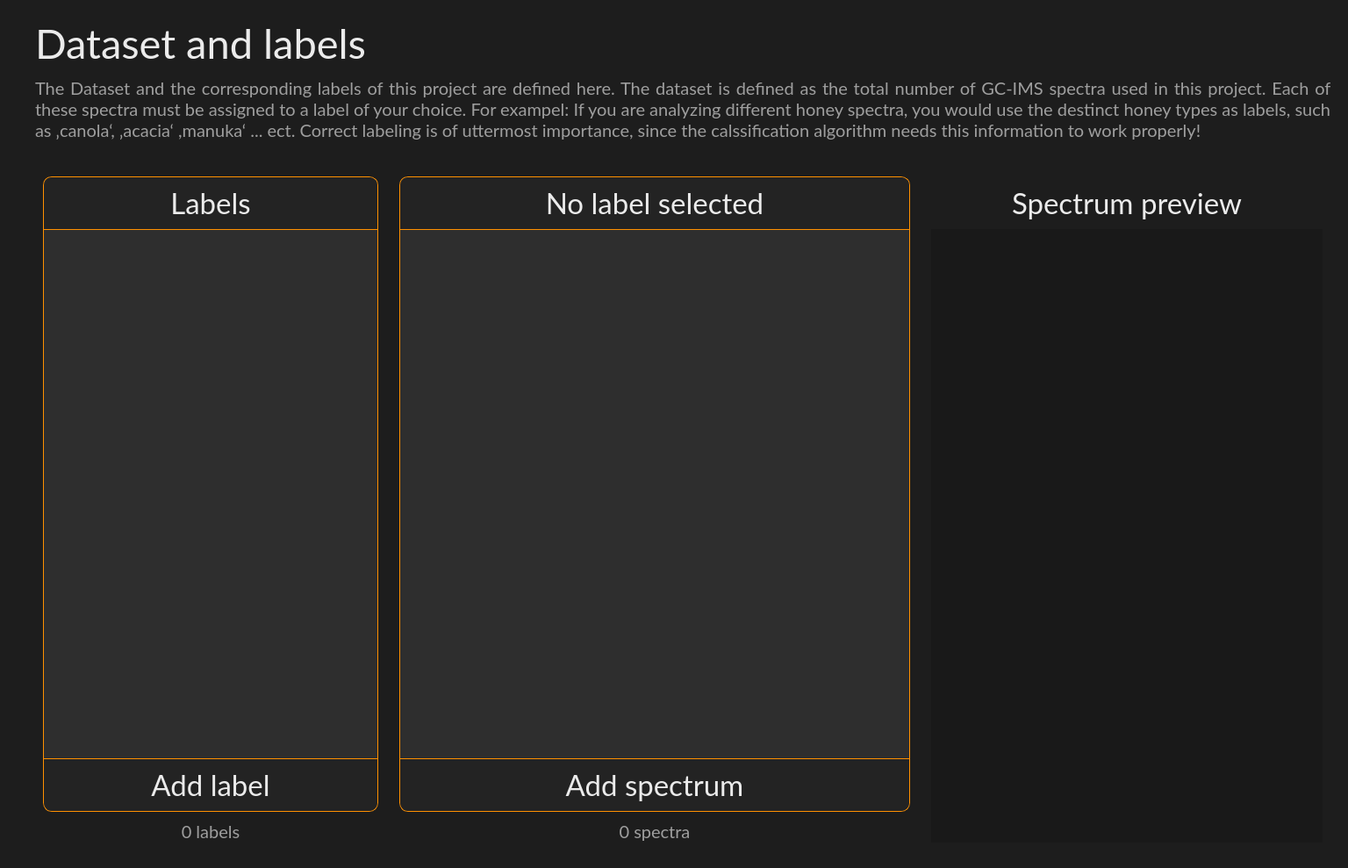
<?xml version="1.0" encoding="UTF-8"?>
<ui version="4.0">
 <class>DatasetWidget</class>
 <widget class="QWidget" name="DatasetWidget">
  <property name="geometry">
   <rect>
    <x>0</x>
    <y>0</y>
    <width>1536</width>
    <height>989</height>
   </rect>
  </property>
  <property name="font">
   <font>
    <fontweight>Black</fontweight>
   </font>
  </property>
  <property name="windowTitle">
   <string>Form</string>
  </property>
  <property name="styleSheet">
   <string notr="true">background-color: #1d1d1d;</string>
  </property>
  <layout class="QVBoxLayout" name="verticalLayout" stretch="0,0,1">
   <property name="spacing">
    <number>10</number>
   </property>
   <property name="leftMargin">
    <number>40</number>
   </property>
   <property name="topMargin">
    <number>20</number>
   </property>
   <property name="rightMargin">
    <number>20</number>
   </property>
   <property name="bottomMargin">
    <number>20</number>
   </property>
   <item alignment="Qt::AlignmentFlag::AlignTop">
    <widget class="QLabel" name="label_header">
     <property name="maximumSize">
      <size>
       <width>16777215</width>
       <height>80</height>
      </size>
     </property>
     <property name="font">
      <font>
       <family>Lato</family>
       <pointsize>35</pointsize>
       <kerning>true</kerning>
      </font>
     </property>
     <property name="styleSheet">
      <string notr="true">color: #ebebeb;</string>
     </property>
     <property name="text">
      <string>Dataset and labels</string>
     </property>
     <property name="alignment">
      <set>Qt::AlignmentFlag::AlignLeading|Qt::AlignmentFlag::AlignLeft|Qt::AlignmentFlag::AlignVCenter</set>
     </property>
    </widget>
   </item>
   <item alignment="Qt::AlignmentFlag::AlignTop">
    <widget class="QLabel" name="label_subheader">
     <property name="maximumSize">
      <size>
       <width>1500</width>
       <height>200</height>
      </size>
     </property>
     <property name="font">
      <font>
       <family>Lato</family>
       <pointsize>15</pointsize>
       <kerning>true</kerning>
       <fontweight>Light</fontweight>
      </font>
     </property>
     <property name="styleSheet">
      <string notr="true">color: #9e9e9e;</string>
     </property>
     <property name="text">
      <string>&lt;html&gt;&lt;head/&gt;&lt;body&gt;&lt;p&gt;The Dataset and the corresponding labels of this project are defined here. The dataset is defined as the total number of GC-IMS spectra used in this project. Each of these spectra must be assigned to a label of your choice. For exampel: If you are analyzing different honey spectra, you would use the destinct honey types as labels, such as ‚canola‘, ‚acacia‘ ,manuka‘ ... ect. Correct labeling is of uttermost importance, since the calssification algorithm needs this information to work properly!&lt;/p&gt;&lt;/body&gt;&lt;/html&gt;</string>
     </property>
     <property name="scaledContents">
      <bool>false</bool>
     </property>
     <property name="alignment">
      <set>Qt::AlignmentFlag::AlignJustify|Qt::AlignmentFlag::AlignVCenter</set>
     </property>
     <property name="wordWrap">
      <bool>true</bool>
     </property>
    </widget>
   </item>
   <item>
    <widget class="QWidget" name="dataset_container" native="true">
     <layout class="QHBoxLayout" name="horizontalLayout">
      <property name="leftMargin">
       <number>0</number>
      </property>
      <property name="topMargin">
       <number>0</number>
      </property>
      <property name="rightMargin">
       <number>0</number>
      </property>
      <property name="bottomMargin">
       <number>0</number>
      </property>
      <item>
       <widget class="QWidget" name="labels_outer_container" native="true">
        <property name="maximumSize">
         <size>
          <width>400</width>
          <height>16777215</height>
         </size>
        </property>
        <property name="styleSheet">
         <string notr="true"/>
        </property>
        <layout class="QVBoxLayout" name="verticalLayout_2" stretch="1,0">
         <property name="spacing">
          <number>10</number>
         </property>
         <property name="leftMargin">
          <number>9</number>
         </property>
         <property name="topMargin">
          <number>30</number>
         </property>
         <property name="bottomMargin">
          <number>9</number>
         </property>
         <item>
          <widget class="QWidget" name="labels_inner_container" native="true">
           <property name="maximumSize">
            <size>
             <width>16777215</width>
             <height>16777215</height>
            </size>
           </property>
           <property name="font">
            <font>
             <fontweight>Black</fontweight>
            </font>
           </property>
           <property name="styleSheet">
            <string notr="true">QWidget {
	background-color: #2e2e2e;
	border: 1px solid #ff9000;
	border-radius: 10px;
}</string>
           </property>
           <layout class="QVBoxLayout" name="verticalLayout_3" stretch="0,0,0">
            <property name="spacing">
             <number>0</number>
            </property>
            <property name="leftMargin">
             <number>1</number>
            </property>
            <property name="topMargin">
             <number>1</number>
            </property>
            <property name="rightMargin">
             <number>1</number>
            </property>
            <property name="bottomMargin">
             <number>1</number>
            </property>
            <item>
             <widget class="QLabel" name="label_container_header">
              <property name="minimumSize">
               <size>
                <width>0</width>
                <height>60</height>
               </size>
              </property>
              <property name="maximumSize">
               <size>
                <width>16777215</width>
                <height>60</height>
               </size>
              </property>
              <property name="font">
               <font>
                <family>Lato</family>
                <pointsize>25</pointsize>
               </font>
              </property>
              <property name="styleSheet">
               <string notr="true">border: 0px;
border-bottom: 1px solid #ff9000;
border-top-left-radius: 10px;
border-top-right-radius: 10px;
border-bottom-left-radius: 0px;
border-bottom-right-radius: 0px;
background-color: #232323;
color: #ebebeb;</string>
              </property>
              <property name="text">
               <string>Labels</string>
              </property>
              <property name="alignment">
               <set>Qt::AlignmentFlag::AlignCenter</set>
              </property>
             </widget>
            </item>
            <item>
             <widget class="QScrollArea" name="scrollArea_labels">
              <property name="styleSheet">
               <string notr="true">border: 0px;
border-radius: 0px;</string>
              </property>
              <property name="widgetResizable">
               <bool>true</bool>
              </property>
              <widget class="QWidget" name="scrollArea_labels_Contents">
               <property name="geometry">
                <rect>
                 <x>0</x>
                 <y>0</y>
                 <width>380</width>
                 <height>606</height>
                </rect>
               </property>
               <layout class="QVBoxLayout" name="verticalLayout_4">
                <item>
                 <spacer name="verticalSpacer">
                  <property name="orientation">
                   <enum>Qt::Orientation::Vertical</enum>
                  </property>
                  <property name="sizeHint" stdset="0">
                   <size>
                    <width>20</width>
                    <height>585</height>
                   </size>
                  </property>
                 </spacer>
                </item>
               </layout>
              </widget>
             </widget>
            </item>
            <item>
             <widget class="QPushButton" name="button_add_label">
              <property name="minimumSize">
               <size>
                <width>0</width>
                <height>60</height>
               </size>
              </property>
              <property name="maximumSize">
               <size>
                <width>16777215</width>
                <height>60</height>
               </size>
              </property>
              <property name="font">
               <font>
                <family>Lato</family>
                <pointsize>25</pointsize>
               </font>
              </property>
              <property name="cursor">
               <cursorShape>PointingHandCursor</cursorShape>
              </property>
              <property name="autoFillBackground">
               <bool>false</bool>
              </property>
              <property name="styleSheet">
               <string notr="true">QPushButton {
border: 0px;
border-top: 1px solid #ff9000;
border-top-left-radius: 0px;
border-top-right-radius: 0px;
border-bottom-left-radius: 10px;
border-bottom-right-radius: 10px;
background-color: #232323;
color: #ebebeb;
}

QPushButton:hover {
background-color: #131313;
}

</string>
              </property>
              <property name="text">
               <string>Add label</string>
              </property>
              <property name="icon">
               <iconset resource="../../resources.qrc">
                <normaloff>:/ui/_pics/icons/add_circle_white.png</normaloff>:/ui/_pics/icons/add_circle_white.png</iconset>
              </property>
              <property name="iconSize">
               <size>
                <width>35</width>
                <height>35</height>
               </size>
              </property>
             </widget>
            </item>
           </layout>
          </widget>
         </item>
         <item>
          <widget class="QLabel" name="label_labelcounter">
           <property name="maximumSize">
            <size>
             <width>16777215</width>
             <height>30</height>
            </size>
           </property>
           <property name="font">
            <font>
             <family>Lato</family>
             <pointsize>15</pointsize>
             <fontweight>Light</fontweight>
            </font>
           </property>
           <property name="styleSheet">
            <string notr="true">color: #9e9e9e;</string>
           </property>
           <property name="text">
            <string>0 labels</string>
           </property>
           <property name="alignment">
            <set>Qt::AlignmentFlag::AlignCenter</set>
           </property>
          </widget>
         </item>
        </layout>
       </widget>
      </item>
      <item>
       <widget class="QWidget" name="spectra_outer_container" native="true">
        <property name="maximumSize">
         <size>
          <width>600</width>
          <height>16777215</height>
         </size>
        </property>
        <property name="styleSheet">
         <string notr="true"/>
        </property>
        <layout class="QVBoxLayout" name="verticalLayout_7" stretch="1,0">
         <property name="spacing">
          <number>10</number>
         </property>
         <property name="topMargin">
          <number>30</number>
         </property>
         <item>
          <widget class="QWidget" name="spectra_inner_container" native="true">
           <property name="maximumSize">
            <size>
             <width>16777215</width>
             <height>16777215</height>
            </size>
           </property>
           <property name="font">
            <font>
             <fontweight>Black</fontweight>
            </font>
           </property>
           <property name="styleSheet">
            <string notr="true">QWidget {
	background-color: #2e2e2e;
	border: 1px solid #ff9000;
	border-radius: 10px;
}</string>
           </property>
           <layout class="QVBoxLayout" name="verticalLayout_5" stretch="0,0,0">
            <property name="spacing">
             <number>0</number>
            </property>
            <property name="leftMargin">
             <number>1</number>
            </property>
            <property name="topMargin">
             <number>1</number>
            </property>
            <property name="rightMargin">
             <number>1</number>
            </property>
            <property name="bottomMargin">
             <number>1</number>
            </property>
            <item>
             <widget class="QLabel" name="spectra_container_header">
              <property name="minimumSize">
               <size>
                <width>0</width>
                <height>60</height>
               </size>
              </property>
              <property name="maximumSize">
               <size>
                <width>16777215</width>
                <height>60</height>
               </size>
              </property>
              <property name="font">
               <font>
                <family>Lato</family>
                <pointsize>25</pointsize>
               </font>
              </property>
              <property name="styleSheet">
               <string notr="true">border: 0px;
border-bottom: 1px solid #ff9000;
border-top-left-radius: 10px;
border-top-right-radius: 10px;
border-bottom-left-radius: 0px;
border-bottom-right-radius: 0px;
background-color: #232323;
color: #ebebeb;</string>
              </property>
              <property name="text">
               <string>No label selected</string>
              </property>
              <property name="alignment">
               <set>Qt::AlignmentFlag::AlignCenter</set>
              </property>
             </widget>
            </item>
            <item>
             <widget class="QScrollArea" name="scrollArea_spectra">
              <property name="styleSheet">
               <string notr="true">border: 0px;
border-radius: 0px;</string>
              </property>
              <property name="widgetResizable">
               <bool>true</bool>
              </property>
              <widget class="QWidget" name="scrollArea_spectra_Contents">
               <property name="geometry">
                <rect>
                 <x>0</x>
                 <y>0</y>
                 <width>580</width>
                 <height>606</height>
                </rect>
               </property>
               <layout class="QVBoxLayout" name="verticalLayout_6">
                <item>
                 <spacer name="verticalSpacer_2">
                  <property name="orientation">
                   <enum>Qt::Orientation::Vertical</enum>
                  </property>
                  <property name="sizeHint" stdset="0">
                   <size>
                    <width>20</width>
                    <height>585</height>
                   </size>
                  </property>
                 </spacer>
                </item>
               </layout>
              </widget>
             </widget>
            </item>
            <item>
             <widget class="QPushButton" name="button_add_spectra">
              <property name="minimumSize">
               <size>
                <width>0</width>
                <height>60</height>
               </size>
              </property>
              <property name="maximumSize">
               <size>
                <width>16777215</width>
                <height>60</height>
               </size>
              </property>
              <property name="font">
               <font>
                <family>Lato</family>
                <pointsize>25</pointsize>
               </font>
              </property>
              <property name="cursor">
               <cursorShape>PointingHandCursor</cursorShape>
              </property>
              <property name="autoFillBackground">
               <bool>false</bool>
              </property>
              <property name="styleSheet">
               <string notr="true">QPushButton {
border: 0px;
border-top: 1px solid #ff9000;
border-top-left-radius: 0px;
border-top-right-radius: 0px;
border-bottom-left-radius: 10px;
border-bottom-right-radius: 10px;
background-color: #232323;
color: #ebebeb;
}

QPushButton:hover {
background-color: #131313;
}

</string>
              </property>
              <property name="text">
               <string>Add spectrum</string>
              </property>
              <property name="icon">
               <iconset resource="../../resources.qrc">
                <normaloff>:/ui/_pics/icons/add_circle_white.png</normaloff>:/ui/_pics/icons/add_circle_white.png</iconset>
              </property>
              <property name="iconSize">
               <size>
                <width>35</width>
                <height>35</height>
               </size>
              </property>
             </widget>
            </item>
           </layout>
          </widget>
         </item>
         <item>
          <widget class="QLabel" name="label_spectracounter">
           <property name="maximumSize">
            <size>
             <width>16777215</width>
             <height>30</height>
            </size>
           </property>
           <property name="font">
            <font>
             <family>Lato</family>
             <pointsize>15</pointsize>
             <fontweight>Light</fontweight>
            </font>
           </property>
           <property name="styleSheet">
            <string notr="true">color: #9e9e9e;</string>
           </property>
           <property name="text">
            <string>0 spectra</string>
           </property>
           <property name="alignment">
            <set>Qt::AlignmentFlag::AlignCenter</set>
           </property>
          </widget>
         </item>
        </layout>
       </widget>
      </item>
      <item>
       <widget class="QWidget" name="preview_container" native="true">
        <property name="styleSheet">
         <string notr="true"/>
        </property>
        <layout class="QVBoxLayout" name="verticalLayout_8">
         <property name="spacing">
          <number>10</number>
         </property>
         <property name="topMargin">
          <number>40</number>
         </property>
         <item>
          <widget class="QLabel" name="label_preview">
           <property name="maximumSize">
            <size>
             <width>16777215</width>
             <height>40</height>
            </size>
           </property>
           <property name="font">
            <font>
             <family>Lato</family>
             <pointsize>25</pointsize>
            </font>
           </property>
           <property name="styleSheet">
            <string notr="true">color: #ebebeb;</string>
           </property>
           <property name="text">
            <string>Spectrum preview</string>
           </property>
           <property name="alignment">
            <set>Qt::AlignmentFlag::AlignCenter</set>
           </property>
          </widget>
         </item>
         <item>
          <widget class="QWidget" name="preview_image" native="true">
           <property name="styleSheet">
            <string notr="true">background-color: #191919;
 border: none;</string>
           </property>
          </widget>
         </item>
        </layout>
       </widget>
      </item>
     </layout>
    </widget>
   </item>
  </layout>
 </widget>
 <resources>
  <include location="../../resources.qrc"/>
 </resources>
 <connections/>
</ui>
